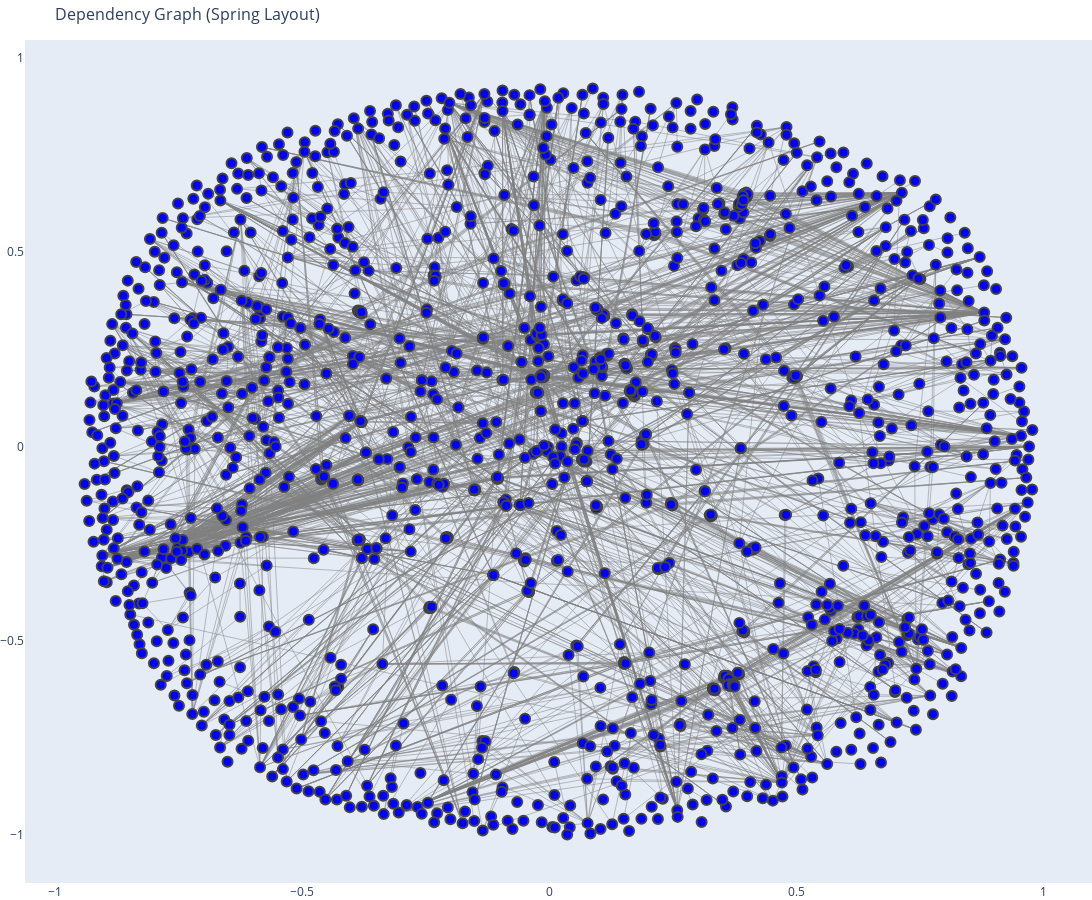
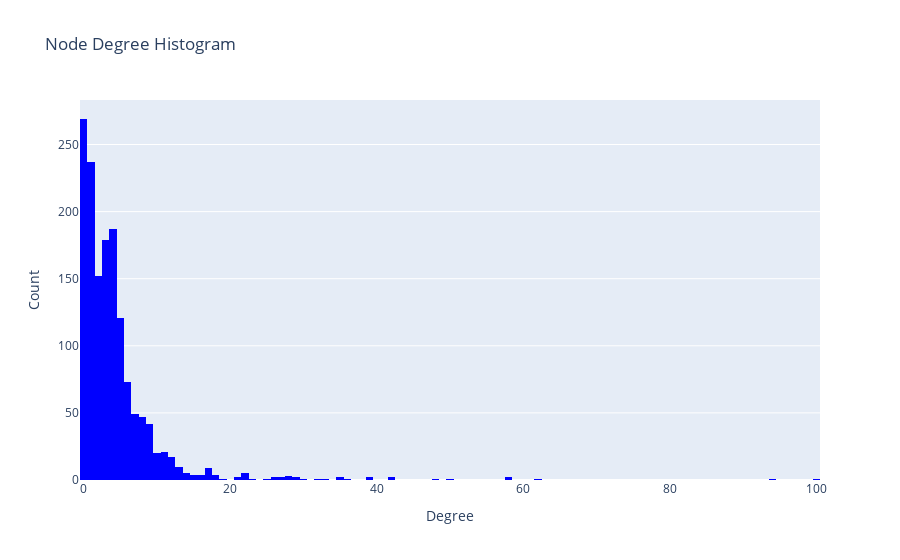
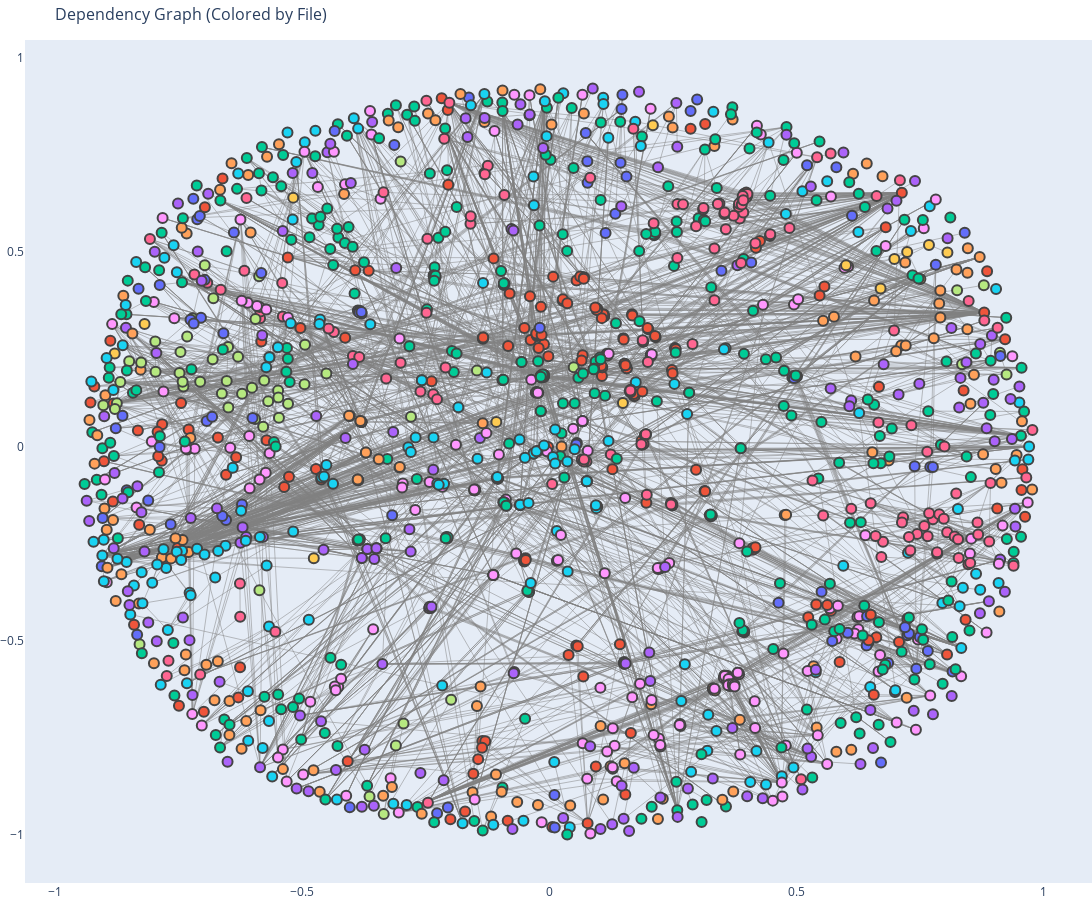
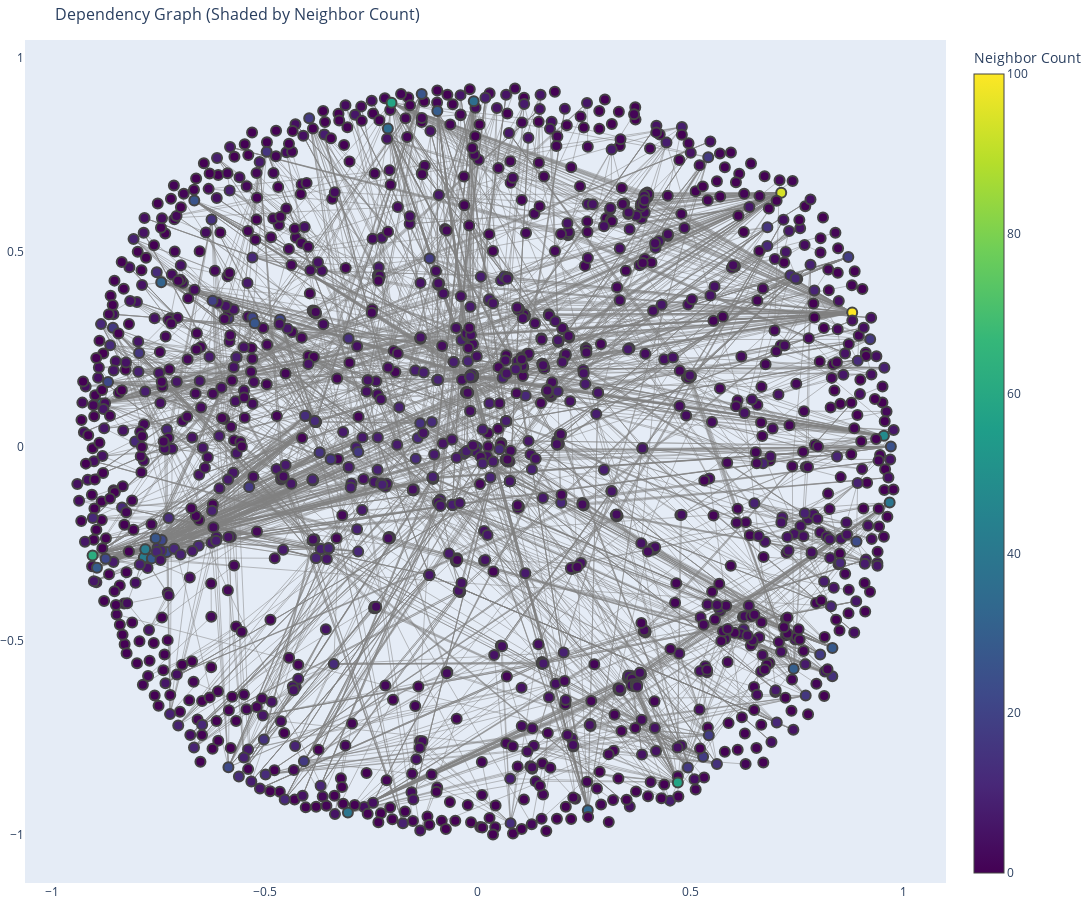

The notebook cell saved with these charts, in order:
### Code cell
dpd_file_path = r"C:\Users\User\Documents\GitHub\autoformalization\src\temp\dgraph.dpd"

if os.path.exists(dpd_file_path):
    # Optional: Uncomment the next line to modify the .dpd file in place.
    # modify_dpd_file_in_place(dpd_file_path)
    
    # 1. Plot Dependency Graph using Spring Layout.
    G = create_graph_from_dpd(dpd_file_path)
    plot_graph_spring_layout(G, title="Dependency Graph (Spring Layout)")
    
    # 2. Plot Node Degree Histogram.
    plot_node_degree_histogram(dpd_file_path)
    
    # 3. Plot Dependency Graph with Unique Colors per File.
    plot_graph_unique_file_colors(dpd_file_path)
    
    # 4. Plot Dependency Graph Shaded by Neighbor Count.
    plot_graph_shaded_by_neighbors(dpd_file_path)
    
    # 5. Plot Layered Dependency Waves (colored by file).
    visualize_dependency_waves(dpd_file_path)
else:
    print(f"Error: {dpd_file_path} not found.")

### Figure 1 — Plotly figure (JSON) as saved in the notebook; plotly's stock layout.template omitted (floating-point values rounded to 4 significant figures; data arrays with more than 128 entries replaced by an {"elided": "..."} marker saying what was removed)
{"data": [{"hoverinfo": "none", "line": {"color": "gray", "width": 0.5}, "mode": "lines", "type": "scatter", "x": {"elided": "9675 float values"}, "y": {"elided": "9675 float values"}}, {"hoverinfo": "text", "marker": {"color": "blue", "line": {"width": 2}, "size": 10}, "mode": "markers", "text": {"elided": "1486 str values"}, "type": "scatter", "x": {"elided": "1486 float values"}, "y": {"elided": "1486 float values"}}], "layout": {"height": 900, "hovermode": "closest", "margin": {"b": 0, "l": 0, "r": 0, "t": 40}, "showlegend": false, "title": {"font": {"size": 16}, "text": "Dependency Graph (Spring Layout)"}, "width": 1600, "xaxis": {"showgrid": false, "zeroline": false}, "yaxis": {"showgrid": false, "zeroline": false}}}

### Figure 2 — Plotly figure (JSON) as saved in the notebook; plotly's stock layout.template omitted (floating-point values rounded to 4 significant figures; data arrays with more than 128 entries replaced by an {"elided": "..."} marker saying what was removed)
{"data": [{"marker": {"color": "blue"}, "nbinsx": 101, "type": "histogram", "x": {"elided": "1486 int values"}}], "layout": {"title": {"text": "Node Degree Histogram"}, "xaxis": {"title": {"text": "Degree"}}, "yaxis": {"title": {"text": "Count"}}}}

### Figure 3 — Plotly figure (JSON) as saved in the notebook; plotly's stock layout.template omitted (floating-point values rounded to 4 significant figures; data arrays with more than 128 entries replaced by an {"elided": "..."} marker saying what was removed)
{"data": [{"hoverinfo": "none", "line": {"color": "gray", "width": 0.5}, "mode": "lines", "type": "scatter", "x": {"elided": "9675 float values"}, "y": {"elided": "9675 float values"}}, {"hoverinfo": "text", "marker": {"color": {"elided": "1486 str values"}, "line": {"width": 2}, "size": 10}, "mode": "markers", "text": {"elided": "1486 str values"}, "type": "scatter", "x": {"elided": "1486 float values"}, "y": {"elided": "1486 float values"}}], "layout": {"height": 900, "hovermode": "closest", "margin": {"b": 0, "l": 0, "r": 0, "t": 40}, "showlegend": false, "title": {"font": {"size": 16}, "text": "Dependency Graph (Colored by File)"}, "width": 1600, "xaxis": {"showgrid": false, "zeroline": false}, "yaxis": {"showgrid": false, "zeroline": false}}}

### Figure 4 — Plotly figure (JSON) as saved in the notebook; plotly's stock layout.template omitted (floating-point values rounded to 4 significant figures; data arrays with more than 128 entries replaced by an {"elided": "..."} marker saying what was removed)
{"data": [{"hoverinfo": "none", "line": {"color": "gray", "width": 0.5}, "mode": "lines", "type": "scatter", "x": {"elided": "9675 float values"}, "y": {"elided": "9675 float values"}}, {"hoverinfo": "text", "marker": {"color": {"elided": "1486 int values"}, "colorbar": {"title": {"text": "Neighbor Count"}}, "colorscale": [[0, "#440154"], [0.1111, "#482878"], [0.2222, "#3e4989"], [0.3333, "#31688e"], [0.4444, "#26828e"], [0.5556, "#1f9e89"], [0.6667, "#35b779"], [0.7778, "#6ece58"], [0.8889, "#b5de2b"], [1, "#fde725"]], "line": {"width": 2}, "size": 10}, "mode": "markers", "text": {"elided": "1486 str values"}, "type": "scatter", "x": {"elided": "1486 float values"}, "y": {"elided": "1486 float values"}}], "layout": {"height": 900, "hovermode": "closest", "margin": {"b": 0, "l": 0, "r": 0, "t": 40}, "showlegend": false, "title": {"font": {"size": 16}, "text": "Dependency Graph (Shaded by Neighbor Count)"}, "width": 1600, "xaxis": {"showgrid": false, "zeroline": false}, "yaxis": {"showgrid": false, "zeroline": false}}}
